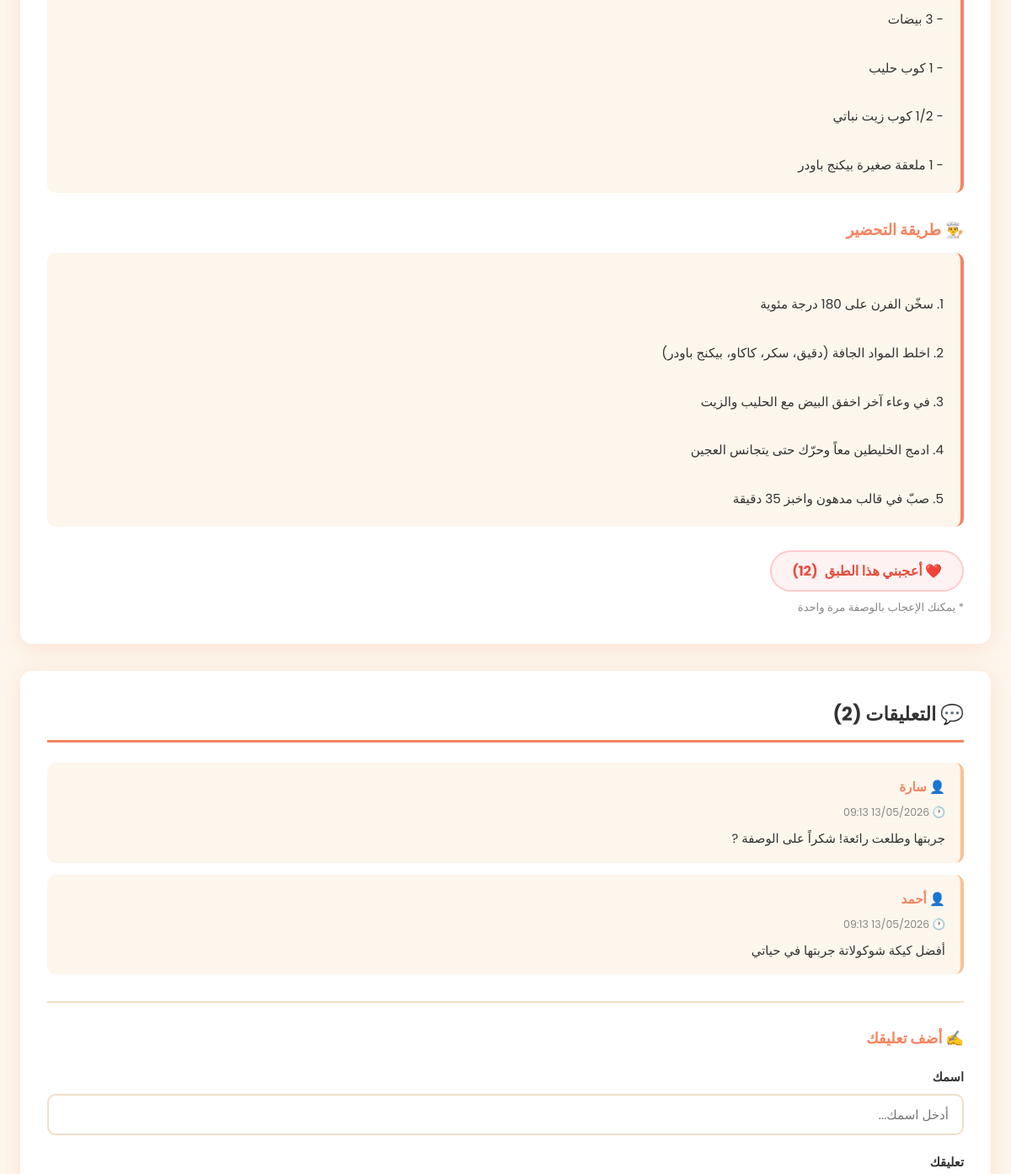
Before: /view.php?id=1 (middle part) with the older database file.
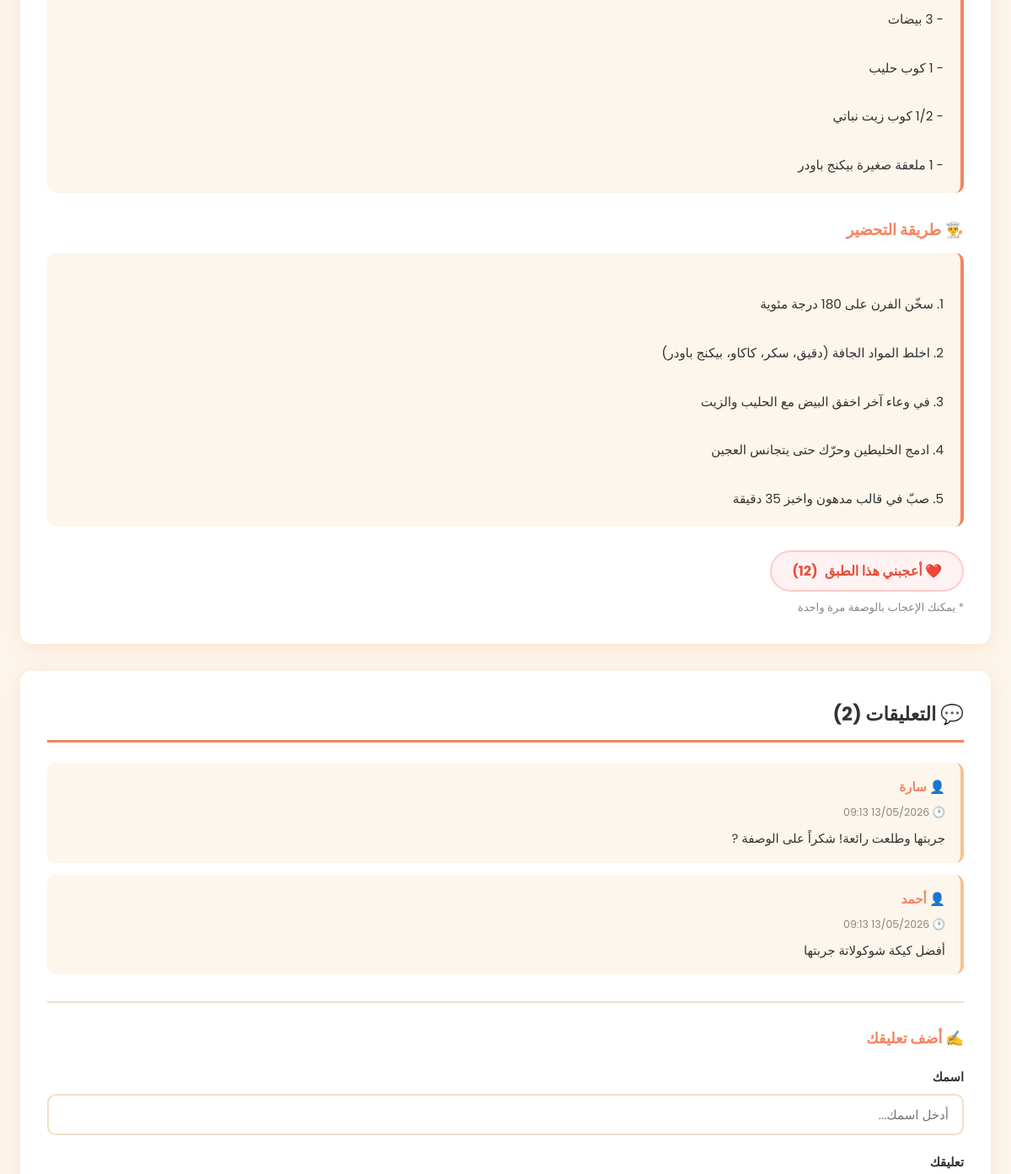
After: the same page with the newer database file.
### tables this page shows
CREATE TABLE IF NOT EXISTS recipes (
    id           INT AUTO_INCREMENT PRIMARY KEY,
    title        VARCHAR(255) NOT NULL              COMMENT 'اسم الوصفة',
    category     VARCHAR(100) NOT NULL              COMMENT 'التصنيف (حلويات، أكلات، عصائر...)',
    ingredients  TEXT         NOT NULL              COMMENT 'المكونات',
    instructions TEXT         NOT NULL              COMMENT 'طريقة التحضير',
    image        VARCHAR(255) DEFAULT 'default.jpg' COMMENT 'اسم ملف الصورة',
    likes        INT          DEFAULT 0             COMMENT 'عدد الإعجابات',
    created_at   DATETIME     DEFAULT CURRENT_TIMESTAMP COMMENT 'تاريخ الإضافة'
);

CREATE TABLE IF NOT EXISTS comments (
    id         INT AUTO_INCREMENT PRIMARY KEY,
    recipe_id  INT          NOT NULL COMMENT 'معرّف الوصفة المرتبطة',
    author     VARCHAR(100) NOT NULL COMMENT 'اسم صاحب التعليق',
    content    TEXT         NOT NULL COMMENT 'نص التعليق',
    created_at DATETIME     DEFAULT CURRENT_TIMESTAMP COMMENT 'تاريخ التعليق',
    FOREIGN KEY (recipe_id) REFERENCES recipes(id) ON DELETE CASCADE
);

### classes/Recipe.php (called while the page is built, shortened)
<?php
class Recipe {
    private $pdo;
    public function __construct($pdo) {
        $this->pdo = $pdo;
    }
    public function getById($id) {
        $stmt = $this->pdo->prepare("SELECT * FROM recipes WHERE id = ?");
        $stmt->execute([$id]);
        return $stmt->fetch();
    }
}

### classes/Comment.php (called while the page is built, shortened)
<?php
class Comment {
    private $pdo;
    public function __construct($pdo) {
        $this->pdo = $pdo;
    }
    public function getByRecipeId($recipe_id) {
        $stmt = $this->pdo->prepare(
            "SELECT * FROM comments WHERE recipe_id = ? ORDER BY created_at DESC"
        );
        $stmt->execute([$recipe_id]);
        return $stmt->fetchAll();
    }
}

### view.php (the view, shortened to what this page needs)
<?php
require_once 'config.php';
require_once 'classes/Recipe.php';
require_once 'classes/Comment.php';
$pdo = getConnection();
$recipeObj  = new Recipe($pdo);
$commentObj = new Comment($pdo);
$id = isset($_GET['id']) ? (int)$_GET['id'] : 0;
$recipe = $recipeObj->getById($id);
$comments = $commentObj->getByRecipeId($id);
?>
<!DOCTYPE html>
<html lang="ar" dir="rtl">
<head>
    <link rel="stylesheet" href="assets/style.css">
</head>
<body>
<div class="container">
    <div class="recipe-detail">
        <div class="recipe-detail-body">
            <div class="recipe-section">
                <div class="recipe-section-content">
                    <?= nl2br(htmlspecialchars($recipe['ingredients'])) ?>
                </div>
            </div>
            <div class="recipe-section">
                <h3>👨‍🍳 طريقة التحضير</h3>
                <div class="recipe-section-content">
                    <?= nl2br(htmlspecialchars($recipe['instructions'])) ?>
                </div>
            </div>
            <div style="margin-top: 28px;">
                <button
                    id="like-btn"
                    class="like-btn"
                    onclick="likeRecipe(<?= $recipe['id'] ?>)"
                >
                    ❤️ أعجبني هذا الطبق
                    <span id="like-count-btn">(<?= $recipe['likes'] ?>)</span>
                </button>
                <p style="margin-top:8px; font-size:0.82rem; color:#888;">
                    * يمكنك الإعجاب بالوصفة مرة واحدة
                </p>
            </div>
        </div>
    </div>
    <div class="comments-section">
        <h2 class="section-title">
            💬 التعليقات (<?= count($comments) ?>)
        </h2>
        <?php if (empty($comments)): ?>
            <div class="empty-state" style="padding:30px 20px;">
                <div class="empty-icon" style="font-size:3rem;">💬</div>
                <p>لا توجد تعليقات بعد. كن أول من يعلّق!</p>
            </div>
        <?php else: ?>
            <?php foreach ($comments as $comment): ?>
                <div class="comment-card">
                    <div class="comment-author">
                        👤 <?= htmlspecialchars($comment['author']) ?>
                    </div>
                    <div class="comment-date">
                        🕐 <?= date('d/m/Y H:i', strtotime($comment['created_at'])) ?>
                    </div>
                    <p class="comment-text">
                        <?= nl2br(htmlspecialchars($comment['content'])) ?>
                    </p>
                </div>
            <?php endforeach; ?>
        <?php endif; ?>
        <div style="margin-top: 32px; border-top: 2px solid var(--border); padding-top: 28px;">
            <h3 style="font-size:1.1rem; font-weight:700; margin-bottom:18px; color:var(--primary);">
                ✍️ أضف تعليقك
            </h3>
            <form method="POST" action="comment.php">
                <div class="form-group">
                    <label for="author">اسمك</label>
                    <input
                        type="text"
                        id="author"
                        name="author"
                        placeholder="أدخل اسمك..."
                        required
                        maxlength="100"
                    >
                </div>
                <div class="form-group">
                    <label for="content">تعليقك</label>
                </div>
            </form>
        </div>
    </div>
</div>
</body>
</html>

Changed rows visible on the page:
changed recipes "- 3 بيضات - 1 كوب حليب - 1/2 كوب زيت نباتي - 1 ملعقة صغيرة بيكنج باودر": instructions "…والزيت 4. ادمج الخليطين معاً وحرّك حتى يتجانس العجين…" → "…والزيت 4. ادمج الخليطين وحرّك حتى يتجانس العجين…"
changed comments "أحمد": content "أفضل كيكة شوكولاتة جربتها في حياتي" → "أفضل كيكة شوكولاتة جربتها"
